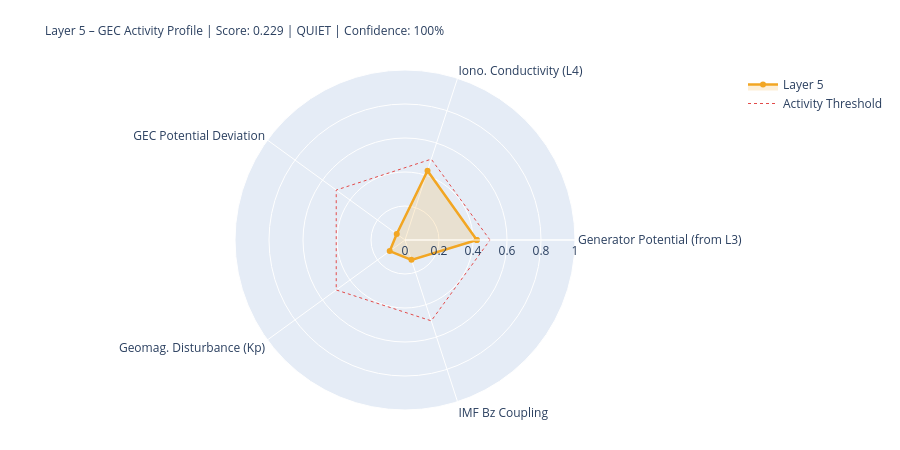

Here is the notebook cell this chart was saved with:
### Markdown cell above
---
## 5. State Assessment & Handoff to Layer 6

### Code cell
# ============================================================
# LAYER-5-SCORE
# ============================================================

# Components
# 1) Generator activity (Layer-3-driven)
gen_score = norm(generator_strength, 0.3, 2.0)
gen_src   = 'from_layer3' if l3_thunder_score is not None else 'estimated'

# 2) Ionospheric conductivity (Layer-4-driven)
iono_score = norm(iono_cond_factor, 0.7, 1.4)
iono_src   = 'from_layer4' if l4_ioniz is not None else 'estimated'

# 3) GEC potential deviation from reference
pot_score = norm(abs(delta_V_pct), 0, 30)  # 0 = at reference, 1 = 30% deviation
pot_src   = 'derived'

# 4) Geomagnetic disturbance (Kp) – modulates vertical currents
kp_score = norm(kp_val, 0, 9)
kp_src   = 'primary' if kp_now is not None else 'from_layer4'

# 5) IMF Bz coupling (southward = stronger M-I coupling → GEC influence)
bz_score = norm(-(bz_now or 0), -5, 30) if bz_now is not None else None
bz_src   = 'primary' if bz_now is not None else 'missing'

COMPONENTS = {
    'Generator Potential (from L3)':  {'score': gen_score,   'source': 'derived_from_layer3', 'dynamic': True},
    'Iono. Conductivity (L4)':      {'score': iono_score,  'source': iono_src, 'dynamic': True},
    'GEC Potential Deviation':      {'score': pot_score,   'source': pot_src,  'dynamic': True},
    'Geomag. Disturbance (Kp)':         {'score': kp_score,    'source': kp_src,   'dynamic': True},
    'IMF Bz Coupling':               {'score': bz_score,    'source': bz_src,   'dynamic': True},
}

available   = {k: v['score'] for k, v in COMPONENTS.items() if v['score'] is not None}
unavailable = [k for k, v in COMPONENTS.items() if v['score'] is None]
layer5_score = round(sum(available.values()) / len(available), 4) if available else None
confidence   = round(len(available) / len(COMPONENTS), 2)
level = ('unknown' if layer5_score is None
         else 'quiet'   if layer5_score < 0.3
         else 'moderate' if layer5_score < 0.6
         else 'active')
dominant_l5 = max(available, key=available.get) if available else 'none'

# Kp consistency: separate 1-min raw value from score value
kp_1m_raw   = kp_now          # directly from API (can be 0.0 during live measurement)
kp_for_score = kp_val          # from Layer-0 context or estimated value if needed
kp_score_src = kp_src

W = 68
print('=' * W)
print('LAYER 5 – GLOBAL ELECTRIC CIRCUIT – STATE ASSESSMENT')
print('=' * W)
for name, comp in COMPONENTS.items():
    s = comp['score']
    if s is not None:
        bar = '█' * int(s*20) + '░' * (20-int(s*20))
        print(f'  {name:<34} {bar}  {s:.3f}  [{comp["source"]}]')
    else:
        print(f'  {name:<34} {"─"*20}  n/a   [missing]')
print('-' * W)
print(f'  Score:         {layer5_score:.3f}  ({len(available)}/{len(COMPONENTS)} components)')
print(f'  Confidence:    {confidence:.0%}')
print(f'  Level:         {level.upper()}')
print(f'  Dominant:      {dominant_l5}')
print(f'  V_iono:        {V_iono_mod:.1f} kV  (Δ {delta_V_pct:+.1f}% vs. Ref)')
print(f'  I_total:       {I_total_mod:.1f} A   (Δ {delta_I_pct:+.1f}% vs. Ref)')
print('=' * W)

# Radar
cats   = list(available.keys())
vals_r = list(available.values())
if len(cats) >= 3:
    fig = go.Figure()
    fig.add_trace(go.Scatterpolar(
        r=vals_r + [vals_r[0]], theta=cats + [cats[0]],
        fill='toself', fillcolor='rgba(242,166,35,0.18)',
        line=dict(color='#F2A623', width=2.5), name='Layer 5'
    ))
    fig.add_trace(go.Scatterpolar(
        r=[0.5]*(len(cats)+1), theta=cats+[cats[0]],
        line=dict(color='#E24B4A', dash='dot', width=1),
        mode='lines', name='Activity Threshold'
    ))
    fig.update_layout(
        title=dict(
            text=f'Layer 5 – GEC Activity Profile | Score: {layer5_score:.3f} | {level.upper()} | Confidence: {confidence:.0%}',
            font=dict(size=12)
        ),
        polar=dict(radialaxis=dict(visible=True, range=[0,1])),
        height=450, showlegend=True,
        margin=dict(l=80, r=80, t=70, b=40)
    )
    fig.show()

### Figure 1 — Plotly figure (JSON) as saved in the notebook; plotly's stock layout.template omitted (floating-point values rounded to 4 significant figures)
{"data": [{"fill": "toself", "fillcolor": "rgba(242,166,35,0.18)", "line": {"color": "#F2A623", "width": 2.5}, "name": "Layer 5", "r": [0.4224, 0.4287, 0.06, 0.1111, 0.1229, 0.4224], "theta": ["Generator Potential (from L3)", "Iono. Conductivity (L4)", "GEC Potential Deviation", "Geomag. Disturbance (Kp)", "IMF Bz Coupling", "Generator Potential (from L3)"], "type": "scatterpolar"}, {"line": {"color": "#E24B4A", "dash": "dot", "width": 1}, "mode": "lines", "name": "Activity Threshold", "r": [0.5, 0.5, 0.5, 0.5, 0.5, 0.5], "theta": ["Generator Potential (from L3)", "Iono. Conductivity (L4)", "GEC Potential Deviation", "Geomag. Disturbance (Kp)", "IMF Bz Coupling", "Generator Potential (from L3)"], "type": "scatterpolar"}], "layout": {"height": 450, "margin": {"b": 40, "l": 80, "r": 80, "t": 70}, "polar": {"radialaxis": {"range": [0, 1], "visible": true}}, "showlegend": true, "title": {"font": {"size": 12}, "text": "Layer 5 – GEC Activity Profile | Score: 0.229 | QUIET | Confidence: 100%"}}}
